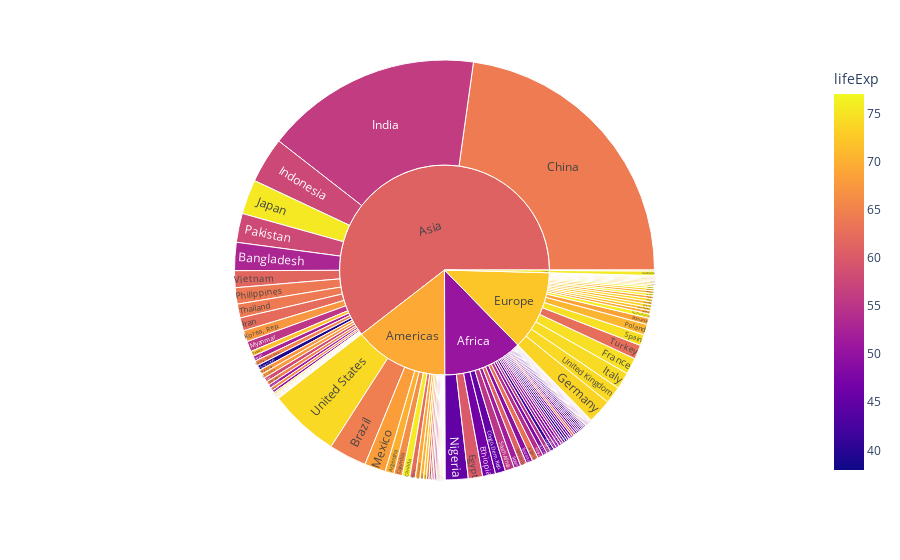

Notebook cell for this chart:
### Code cell
import plotly.express as px
df = px.data.gapminder()
fig = px.sunburst(df, path=['continent', 'country'],values='pop',
                  color='lifeExp', hover_data=['iso_alpha'])
fig.show()

### Figure 1 — Plotly figure (JSON) as saved in the notebook; plotly's stock layout.template omitted (floating-point values rounded to 4 significant figures; data arrays with more than 128 entries replaced by an {"elided": "..."} marker saying what was removed)
{"data": [{"branchvalues": "total", "customdata": {"elided": "147x2 mixed values"}, "domain": {"x": [0, 1], "y": [0, 1]}, "hovertemplate": "labels=%{label}<br>pop=%{value}<br>parent=%{parent}<br>id=%{id}<br>iso_alpha=%{customdata[0]}<br>lifeExp=%{color}<extra></extra>", "ids": {"elided": "147 str values"}, "labels": {"elided": "147 str values"}, "marker": {"coloraxis": "coloraxis", "colors": {"elided": "147 float values"}}, "name": "", "parents": {"elided": "147 str values"}, "type": "sunburst", "values": {"elided": "147 int values"}}], "layout": {"autosize": true, "coloraxis": {"colorbar": {"title": {"text": "lifeExp"}}, "colorscale": [[0, "#0d0887"], [0.1111, "#46039f"], [0.2222, "#7201a8"], [0.3333, "#9c179e"], [0.4444, "#bd3786"], [0.5556, "#d8576b"], [0.6667, "#ed7953"], [0.7778, "#fb9f3a"], [0.8889, "#fdca26"], [1, "#f0f921"]]}, "legend": {"tracegroupgap": 0}, "margin": {"t": 60}}}
